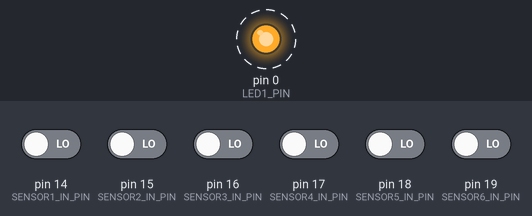
Recording of a sketch running on a simulated Arduino Uno, built for the host (arithmetic inside an expression is 32-bit, double 64-bit). Parts: output pins drawn as LEDs (lit = HIGH). Dashed ring = blinking. Inputs (shaded band) come from the test bench; at power-on: pin 14 (SENSOR1_IN_PIN), pin 15 (SENSOR2_IN_PIN), pin 16 (SENSOR3_IN_PIN), pin 17 (SENSOR4_IN_PIN), pin 18 (SENSOR5_IN_PIN), pin 19 (SENSOR6_IN_PIN) LOW. Pins used as bus, display or sensor lines are not drawn.

Above: at 0.02 s.
Timing chart, 0 to 3.0 s (numbered marks = the images above):
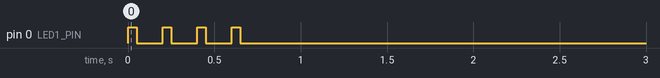

Measured:
- by itself, pin 0 (LED1_PIN): alternates HIGH for 0.05 s and LOW for 0.15 s, 8 changes in all, then stays LOW

The sketch:

mega8_touchSensor.ino
```cpp
// --------------------------------------------
// Multiple Touch Sensor
// (CC)2016 by D.F.Mac. @TripArts Music
// 2016.05.23
// --------------------------------------------

// --------------------------------------------
// ATTiny44/84 Pins
//                +-------+
//             VCC|1    14|GND
//           XTAL1|2    13|PA0/ADC0 (SensorOut1)
//           XTAL2|3    12|PA1/ADC1 (SensorOut2)
//           RESET|4    11|PA2/ADC2 (SensorOut3)
//  (LED1)     PB2|5    10|PA3/ADC3 (SensorIn)
//  (LED2)PA7/ADC7|6     9|PA4/ADC4/SCK (LED3)
//(USB D-)PA6/ADC6|7     8|PA5/ADC5 (BUTTON)
//                +-------+
// --------------------------------------------

/*

###########################################
# ATmega8A
#
# 25:PC2/ADC2/●D16(SIN3)---------------+
# 26:PC3/ADC3/●D17(SIN4)-------------+ |
# 27:PC4/ADC4/SDA/●D18(SIN5)-------+ | |
# 28:PC5/ADC5/SCL/●D19(SIN6)-----+ | | |
# 29:PC6/RESET       ----------+ | | | |
# 30:PD0/RXD/●D0(LED1)-------+ | | | | |
# 31:PD1/TXD/●D1(LED2)-----+ | | | | | |
# 32:PD2/INT0/●D2(LED3)--+ | | | | | | |
#                      +-+-+-+-+-+-+-+-+-+
# 01:PD3/INT1/●D3(LED4)| ●               | 24:PC1/ADC1/●D15(SIN2)
# 02:PD4/XCK/T0/●D4(LED5)                | 23:PC0/ADC0/●D14(SIN1)
# 03:GND               |                 | 22:ADC7
# 04:VCC               |                 | 21:GND
# 05:GND               |                 | 20:AREF
# 06:VCC               |                 | 19:ADC6
# 07:PB6/XTAL1         |                 | 18:AVCC
# 08:PB7/XTAL2         |                 | 17:PB5/SCK/●D13(LED6)
#                      +-+-+-+-+-+-+-+-+-+
# 09:PD5/●D5(LED6)   ----+ | | | | | | |
# 10:PD6/●D6(BUTTON) ------+ | | | | | |
# 11:PD7/●D7         --------+ | | | | |
# 12:PB0/●D8(SOT1)   ----------+ | | | |
# 13:PB1/OC1A/●D9(SOT2)----------+ | | |
# 14:PB2/SS/OC1B/●D10(SOT3)--------+ | |
# 15:PB3/MOSI/OC2/●D11(SOT4)---------+ |
# 16:PB4/MISO/●D12(SOT5)---------------+
#
###########################################

*/

#define SENSOR_NUM 6

// LED Macro
#define LED1_PIN PD0
#define LED2_PIN PD1
#define LED3_PIN PD2
#define LED4_PIN PD3
#define LED5_PIN PD4
#define LED6_PIN PD5
#define LED_PORT PORTD
#define LED_DDR  DDRD

void Led_Init(){
//  LED_DDR |= ((1 << LED1_PIN)|(1 << LED2_PIN)|(1 << LED3_PIN)|(1 << LED4_PIN)|(1 << LED5_PIN)|(1 << LED6_PIN));
}

void Led_On(uint8_t sensor){
  LED_DDR |= (1 << sensor);
  LED_PORT |=  (1 << sensor);
}

void Led_Off(uint8_t sensor){
  LED_PORT &=  ~(1 << sensor);
  LED_DDR &= ~(1 << sensor);
}

// Touch Sensor
#define SENSOR1_OUT_PIN  PB0
#define SENSOR2_OUT_PIN  PB1
#define SENSOR3_OUT_PIN  PB2
#define SENSOR4_OUT_PIN  PB3
#define SENSOR5_OUT_PIN  PB4
#define SENSOR6_OUT_PIN  PB5
#define SENSOR1_IN_PIN   PC0
#define SENSOR2_IN_PIN   PC1
#define SENSOR3_IN_PIN   PC2
#define SENSOR4_IN_PIN   PC3
#define SENSOR5_IN_PIN   PC4
#define SENSOR6_IN_PIN   PC5
#define SENSOR_OUT_PORT  PORTB
#define SENSOR_OUT_DDR   DDRB
#define SENSOR_IN_DDR    DDRC
#define SENSOR_INPUT     PINC

#define SENSOR_MARGIN   8

void Sensor_Init(){
  SENSOR_OUT_DDR |= ((1 << SENSOR1_OUT_PIN)|(1 << SENSOR2_OUT_PIN)|(1 << SENSOR3_OUT_PIN)|
                     (1 << SENSOR4_OUT_PIN)|(1 << SENSOR5_OUT_PIN)|(1 << SENSOR6_OUT_PIN));
  SENSOR_IN_DDR &= ~((1 << SENSOR1_IN_PIN)|(1 << SENSOR2_IN_PIN)|(1 << SENSOR3_IN_PIN)|
                     (1 << SENSOR4_IN_PIN)|(1 << SENSOR5_IN_PIN)|(1 << SENSOR6_IN_PIN));
}

void Sensor_Out(uint8_t sensor){
  SENSOR_OUT_PORT &= ~((1 << SENSOR1_OUT_PIN)|(1 << SENSOR2_OUT_PIN)|(1 << SENSOR3_OUT_PIN)|
                      (1 << SENSOR4_OUT_PIN)|(1 << SENSOR5_OUT_PIN)|(1 << SENSOR6_OUT_PIN));
  SENSOR_OUT_PORT |= (1 << sensor);
}

void Sensot_Clear(uint8_t sensor){
  SENSOR_OUT_PORT &= ~(1 << sensor);
}

uint8_t Sensor_Check(uint8_t sensor){
  uint8_t p = SENSOR_INPUT;
  return (p & (1 << sensor));
}

// Button
#define BUTTON_PIN   PD6
#define BUTTON_INPUT PIND
#define BUTTON_DDR   DDRD

void Button_Init(){
  BUTTON_DDR &= ~(1 << BUTTON_PIN);
}

uint8_t Button_Check(uint8_t value){
  return (value & (1 << BUTTON_PIN));
}

// Init Port
void InitPorts(){
  Led_Init();
  Sensor_Init();
  Button_Init();
}

// Global
int val[] = {0,0,0,0,0,0};
int comp[] = {-1,-1,-1,-1,-1,-1};

void ledBlink(){
  uint8_t cnt;
  uint8_t ledno = 0;

  for(cnt = 0;cnt < 8;cnt ++){
    if((cnt%2) == 0){
      ledno = 0;
    }else{
      ledno = 5;
    }
    Led_On(ledno);
    delay(50);
    Led_Off(ledno);
    delay(50);
  }
}

void calibration(){
  uint8_t sensor;
  uint8_t cnt;
  ledBlink();

  for(cnt = 0;cnt < 32;cnt ++){
    for(sensor = 0;sensor < SENSOR_NUM; sensor ++){
      measure1(sensor);
      comp[sensor] = val[sensor] + SENSOR_MARGIN;
    }
    delay(10);
  }

  ledBlink();
}

void setup( ) {
  InitPorts();
  calibration();
}

void measure1(uint8_t sensor){
  uint8_t p;
  int cnt;

  cnt = 0;
  Sensor_Out(sensor);
  while(1){
    if(Sensor_Check(sensor) !=0){
      break;
    }
    cnt ++;
  }
  Sensot_Clear(sensor);
  val[sensor] +=  (cnt - val[sensor])/2;
}

void loop( ) {
  uint8_t sensor;
  uint8_t p;

  p = BUTTON_INPUT;

  // Button Input
  if(Button_Check(p) !=0){
    calibration();
  }

  for(sensor = 0;sensor < SENSOR_NUM; sensor ++){
    measure1(sensor);
    if(val[sensor] > comp[sensor]){
      Led_On(sensor);
    }else{
      Led_Off(sensor);
    }
  }
  delay(10);
}
```
